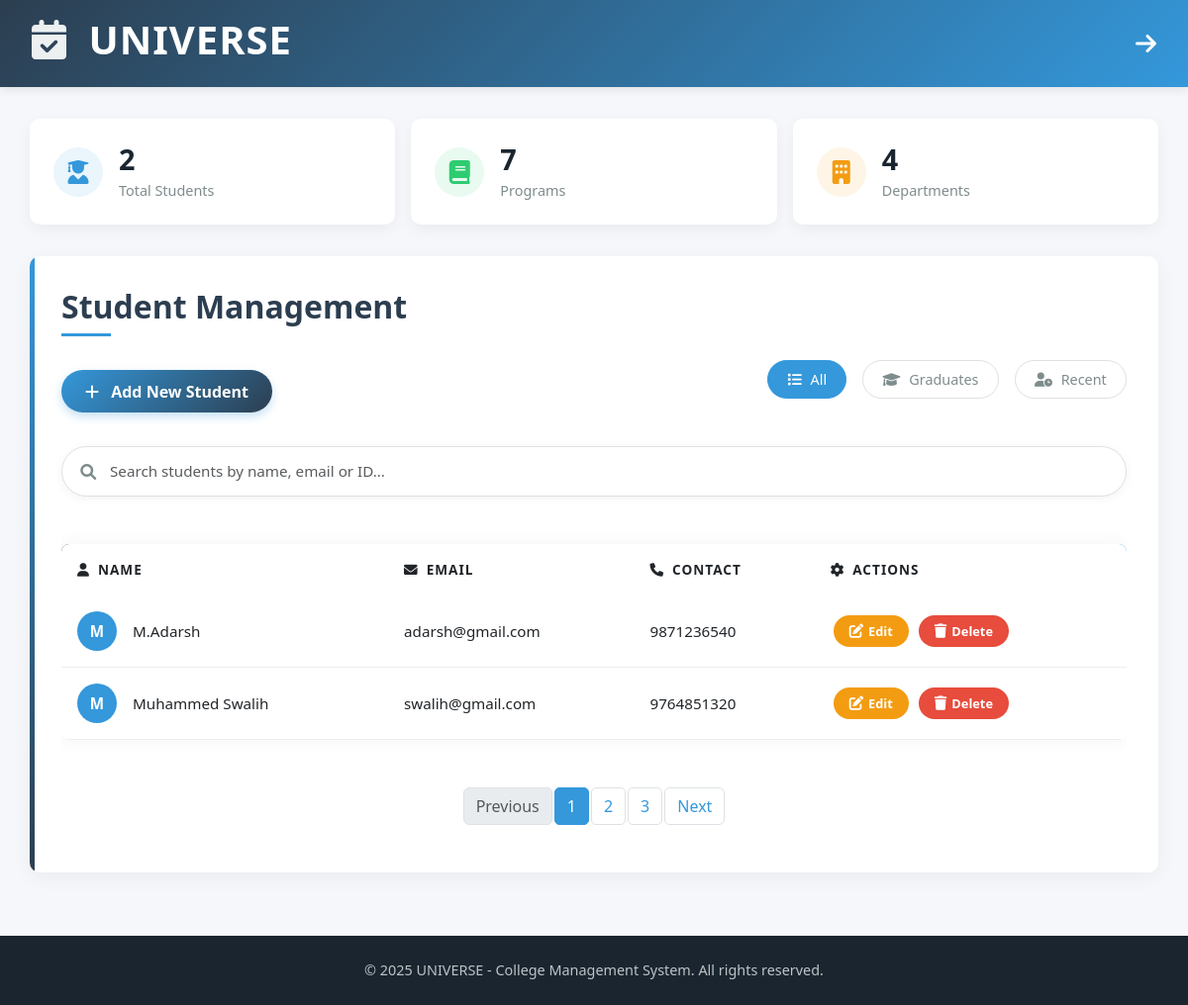
/College/students/ (signed in), run on the app's committed database.
### College/models.py (models this page shows)
class Student(models.Model):
    name = models.CharField(max_length=50)
    email = models.EmailField(unique=True)
    password = models.CharField(max_length=50)
    contact = models.CharField(max_length=50)
    college = models.ForeignKey(College, on_delete=models.CASCADE)

### College/views.py (the view)
# urls.py: path("students/", views.college_students, name="college_students"),
def college_students(request):
    college_id = request.session.get("col")
    if not college_id:
        return redirect("Student:login")
    students = Student.objects.filter(college_id=college_id).order_by("name")
    return render(request, "College/College_students.html", {"students": students})

### College/templates/College/College_students.html (shortened to what this page needs)
<!DOCTYPE html>
<html lang="en">
<head>
    <link href="https://cdn.jsdelivr.net/npm/bootstrap@5.3.0-alpha1/dist/css/bootstrap.min.css" rel="stylesheet">
    <link rel="stylesheet" href="https://cdnjs.cloudflare.com/ajax/libs/font-awesome/6.0.0-beta3/css/all.min.css">
</head>
<body>
    <div class="navbar" style="display: flex; justify-content: space-between; align-items: center;">
        <h1><i class="fas fa-calendar-check"></i> UNIVERSE</h1>
        <a href="{% url 'College:college_home' %}" style="color: #fff; text-decoration: none; font-size: 24px;">
            <i class="fas fa-arrow-right"></i>
        </a>
    </div>
    <div class="page-container container">
        <div class="stats">
            <div class="stat-card">
                <div class="stat-icon stat-students">
                    <i class="fas fa-user-graduate"></i>
                </div>
                <div class="stat-content">
                    <h3>{{ students.count }}</h3>
                    <p>Total Students</p>
                </div>
            </div>
            <div class="stat-card">
                <div class="stat-icon stat-programs">
                    <i class="fas fa-book"></i>
                </div>
                <div class="stat-content">
                    <h3>7</h3>
                    <p>Programs</p>
                </div>
            </div>
            <div class="stat-card">
                <div class="stat-icon stat-departments">
                    <i class="fas fa-building"></i>
                </div>
                <div class="stat-content">
                    <h3>4</h3>
                    <p>Departments</p>
                </div>
            </div>
        </div>
        <div class="content-card">
            <h2 class="page-title">Student Management</h2>
            <div class="d-flex justify-content-between align-items-center mb-4">
                <a href="{% url 'College:add_student' %}" class="btn btn-primary">
                    <i class="fas fa-plus add-icon"></i> Add New Student
                </a>
                <div class="filters d-none d-md-flex">
                    <button class="filter-btn active">
                        <i class="fas fa-list"></i> All
                    </button>
                    <button class="filter-btn">
                        <i class="fas fa-graduation-cap"></i> Graduates
                    </button>
                    <button class="filter-btn">
                        <i class="fas fa-user-clock"></i> Recent
                    </button>
                </div>
            </div>
            <div class="search-bar">
                <i class="fas fa-search"></i>
                <input type="text" placeholder="Search students by name, email or ID..." class="form-control">
            </div>
            {% if students %}
            <div class="table-responsive">
                <table class="table">
                    <thead>
                        <tr>
                            <th><i class="fas fa-user me-2"></i>Name</th>
                            <th><i class="fas fa-envelope me-2"></i>Email</th>
                            <th><i class="fas fa-phone me-2"></i>Contact</th>
                            <th><i class="fas fa-cog me-2"></i>Actions</th>
                        </tr>
                    </thead>
                    <tbody>
                        {% for student in students %}
                        <tr>
                            <td>
                                <div class="d-flex align-items-center">
                                    <div class="avatar me-3" style="width: 40px; height: 40px; background-color: {{ student.color|default:'#3498db' }}; border-radius: 50%; display: flex; align-items: center; justify-content: center; color: white; font-weight: bold;">
                                        {{ student.name|first|upper }}
                                    </div>
                                    <div>
                                        {{ student.name }}
                                    </div>
                                </div>
                            </td>
                            <td class="student-email">{{ student.email }}</td>
                            <td class="student-contact">{{ student.contact }}</td>
                            <td>
                                <a href="{% url 'College:edit_student' student.id %}" class="btn btn-warning btn-sm action-btn">
                                    <i class="fas fa-edit"></i> Edit
                                </a>
                                <a href="{% url 'College:delete_student' student.id %}" class="btn btn-danger btn-sm action-btn" onclick="return confirm('Are you sure you want to delete this student?');">
                                    <i class="fas fa-trash"></i> Delete
                                </a>
                            </td>
                        </tr>
                        {% endfor %}
                    </tbody>
                </table>
            </div>
            <nav aria-label="Page navigation">
                <ul class="pagination">
                    <li class="page-item disabled">
                        <a class="page-link" href="#" tabindex="-1" aria-disabled="true">Previous</a>
                    </li>
                    <li class="page-item active"><a class="page-link" href="#">1</a></li>
                    <li class="page-item"><a class="page-link" href="#">2</a></li>
                    <li class="page-item"><a class="page-link" href="#">3</a></li>
                    <li class="page-item">
                        <a class="page-link" href="#">Next</a>
                    </li>
                </ul>
            </nav>
            {% endif %}
        </div>
    </div>
    <div class="footer">
        <p>&copy; 2025 UNIVERSE - College Management System. All rights reserved.</p>
    </div>
</body>
</html>

### data on the page
Student: name|first "M", name "M.Adarsh", email "adarsh@gmail.com", contact "9871236540"
Student: name|first "M", name "Muhammed Swalih", email "swalih@gmail.com", contact "9764851320"

### other printed values
{{ students.count }} "2"
